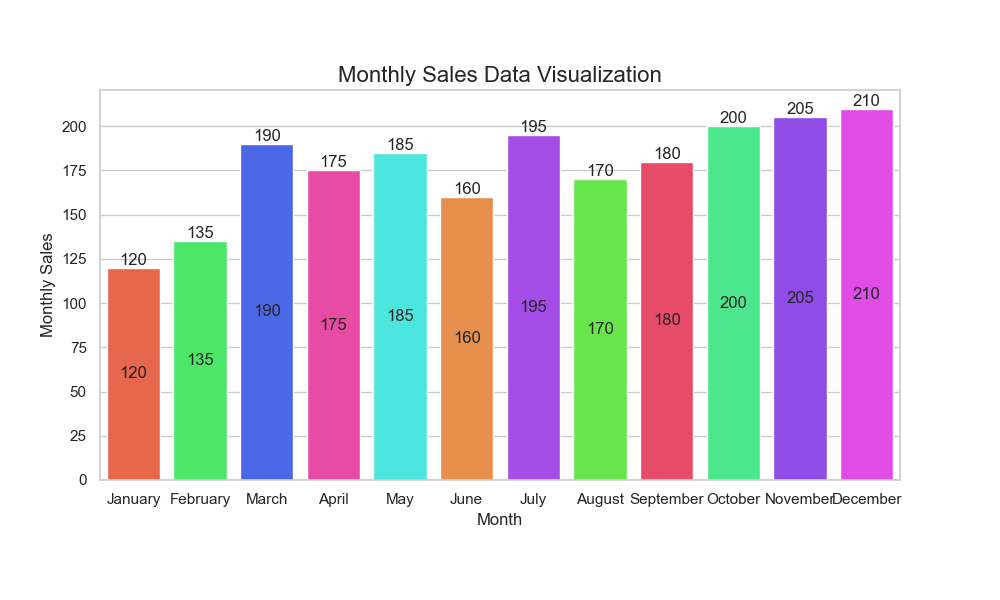

This figure's Python source:

import seaborn as sns
import pandas as pd
import matplotlib.pyplot as plt

# Data
data = {
    'Month': ['January', 'February', 'March', 'April', 'May', 'June', 
              'July', 'August', 'September', 'October', 'November', 'December'],
    'Sales': [120, 135, 190, 175, 185, 160, 195, 170, 180, 200, 205, 210]
}

# Create DataFrame
df = pd.DataFrame(data)

# seaborn style
sns.set_theme(style="whitegrid")

# Create a color palette
palette = ['#FF5733', '#33FF57', '#3357FF', '#FF33A6', '#33FFF6', '#FF8C33', '#A633FF', '#57FF33', '#FF3357', '#33FF8C', '#8C33FF', '#F633FF']

# Initialize the matplotlib figure
f, ax = plt.subplots(figsize=(10, 6))

# Plot the Sales
sns.barplot(x="Month", y="Sales", data=df, palette=palette)

# Customize the axes and title
ax.set_xlabel('Month')
ax.set_ylabel('Monthly Sales')
ax.set_title('Monthly Sales Data Visualization', fontsize=16)

# Show values on bars
for p in ax.patches:
    height = p.get_height()
    plt.text(p.get_x() + p.get_width() / 2., height,
             '{:1.0f}'.format(height),
             ha='center', va='bottom')

# Set the band height
ax.bar_label(ax.containers[0], label_type='center')

# Set the margins
plt.subplots_adjust(left=0.1, right=0.9, top=0.85, bottom=0.2)

# Show the plot
plt.show()
